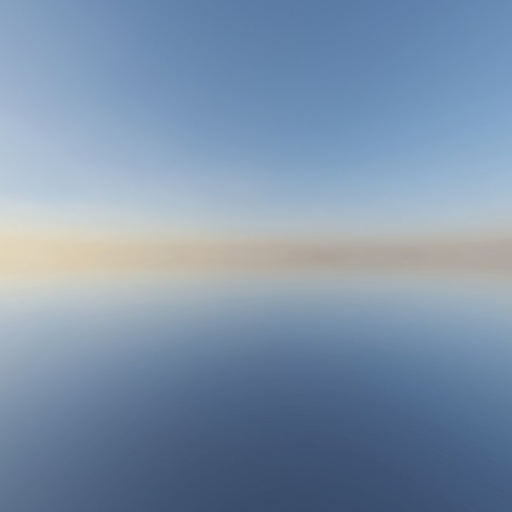
#> input picture models/skybox/day/right.jpg, 1024 x 1024 px (shown at 1/2 size)
$ python equirect_to_cubemap.py ../models/skybox/day/right.jpg ../models/skybox/day/left.jpg 100 1.0
#> lines starting #> are read from the running program, lines starting #| are printed output that depends on the picture
"""Cuts an equirectangular (360 x 180 degrees) sky panorama into the 6 faces of an OpenGL cube map.

usage: python equirect_to_cubemap.py panorama.jpg output_folder [face_size] [sun_u]

  face_size  pixels per face (default: a quarter of the panorama width, at most 2048)
  sun_u      horizontal position of the sun in the panorama (0..1); the faces are rotated so that the sun
             ends up towards +Z, the azimuth of lightDir in Lighting.cpp. Default 0.5 (no rotation).

Writes right/left/top/bottom/back/front.jpg (+X, -X, +Y, -Y, +Z, -Z), the order Skybox.cpp loads them in.
Needs numpy and Pillow (pip install numpy pillow).
"""
import os
import sys

import numpy as np
from PIL import Image

# OpenGL cube map conventions: for a face pixel (sc, tc) in [-1, 1] (s to the right, t downwards in the image),
# the world direction it shows
FACES = {
    "right":  lambda sc, tc: (np.ones_like(sc), -tc, -sc),   # +X
    "left":   lambda sc, tc: (-np.ones_like(sc), -tc, sc),   # -X
    "top":    lambda sc, tc: (sc, np.ones_like(sc), tc),     # +Y
    "bottom": lambda sc, tc: (sc, -np.ones_like(sc), -tc),   # -Y
    "back":   lambda sc, tc: (sc, -tc, np.ones_like(sc)),    # +Z
    "front":  lambda sc, tc: (-sc, -tc, -np.ones_like(sc)),  # -Z
}


def sample_bilinear(img, u, v):
    """img: H x W x 3 floats; u, v in [0, 1] (u wraps around horizontally)."""
    h, w, _ = img.shape
    x = u * w - 0.5
    y = np.clip(v * h - 0.5, 0, h - 1)
    x0 = np.floor(x).astype(int)
    y0 = np.floor(y).astype(int)
    fx = (x - x0)[..., None]
    fy = (y - y0)[..., None]
    x0 %= w
    x1 = (x0 + 1) % w
    y1 = np.minimum(y0 + 1, h - 1)
    top = img[y0, x0] * (1 - fx) + img[y0, x1] * fx
    bottom = img[y1, x0] * (1 - fx) + img[y1, x1] * fx
    return top * (1 - fy) + bottom * fy


def main():
    if len(sys.argv) < 3:
        print(__doc__)
        sys.exit(1)
    src, out_dir = sys.argv[1], sys.argv[2]
    pano = np.asarray(Image.open(src).convert("RGB")).astype(np.float32)
    size = int(sys.argv[3]) if len(sys.argv) > 3 else min(pano.shape[1] // 4, 2048)
#> size = 100
    sun_u = float(sys.argv[4]) if len(sys.argv) > 4 else 0.5
    os.makedirs(out_dir, exist_ok=True)

    t = (np.arange(size) + 0.5) / size * 2.0 - 1.0
#> t = 100 values from -0.99 to 0.99
    sc, tc = np.meshgrid(t, t)   # sc varies along a row, tc down the columns
    for name, direction in FACES.items():
        x, y, z = direction(sc, tc)
        length = np.sqrt(x * x + y * y + z * z)
        x, y, z = x / length, y / length, z / length
        # azimuth measured from +Z; turning right (towards +X when looking down -Z) moves right in the panorama
        azimuth = np.arctan2(x, z)
        u = (sun_u - azimuth / (2.0 * np.pi)) % 1.0
        v = 0.5 - np.arcsin(np.clip(y, -1.0, 1.0)) / np.pi
        face = sample_bilinear(pano, u, v)
        Image.fromarray(np.clip(face + 0.5, 0, 255).astype(np.uint8)).save(
            os.path.join(out_dir, name + ".jpg"), quality=95)
        print("wrote", os.path.join(out_dir, name + ".jpg"))
#> this loop made 6 passes
#> pass 1, in sample_bilinear, `x = u * w - 0.5`:
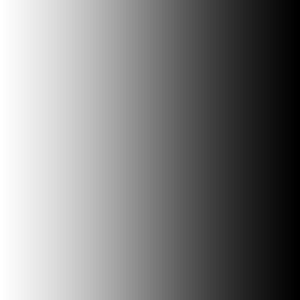
#> x: shape (100, 100) float64 (shown 3 times larger); min 640.3, max 894.7, mean 767.5; drawn with min black and max white
#> pass 1, in sample_bilinear, `y = np.clip(v * h - 0.5, 0, h - 1)`:
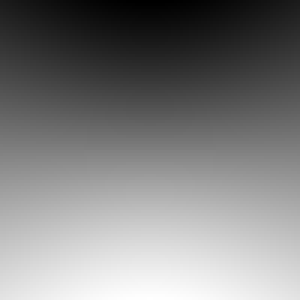
#> y: shape (100, 100) float64 (shown 3 times larger); min 257.1, max 765.9, mean 511.5; drawn with min black and max white
#> after the loop:
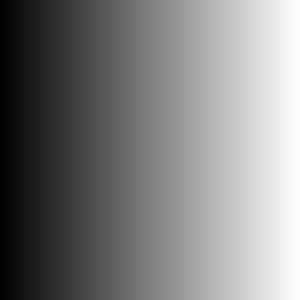
#> sc: shape (100, 100) float64 (shown 3 times larger); min -0.99, max 0.99, mean 4.26e-18; drawn with min black and max white
#> after the loop:
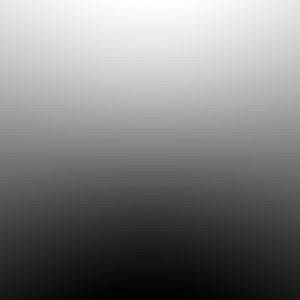
#> y: shape (100, 100) float64 (shown 3 times larger); min -0.704, max 0.704, mean -2.27e-17; drawn with min black and max white


if __name__ == "__main__":
    main()
